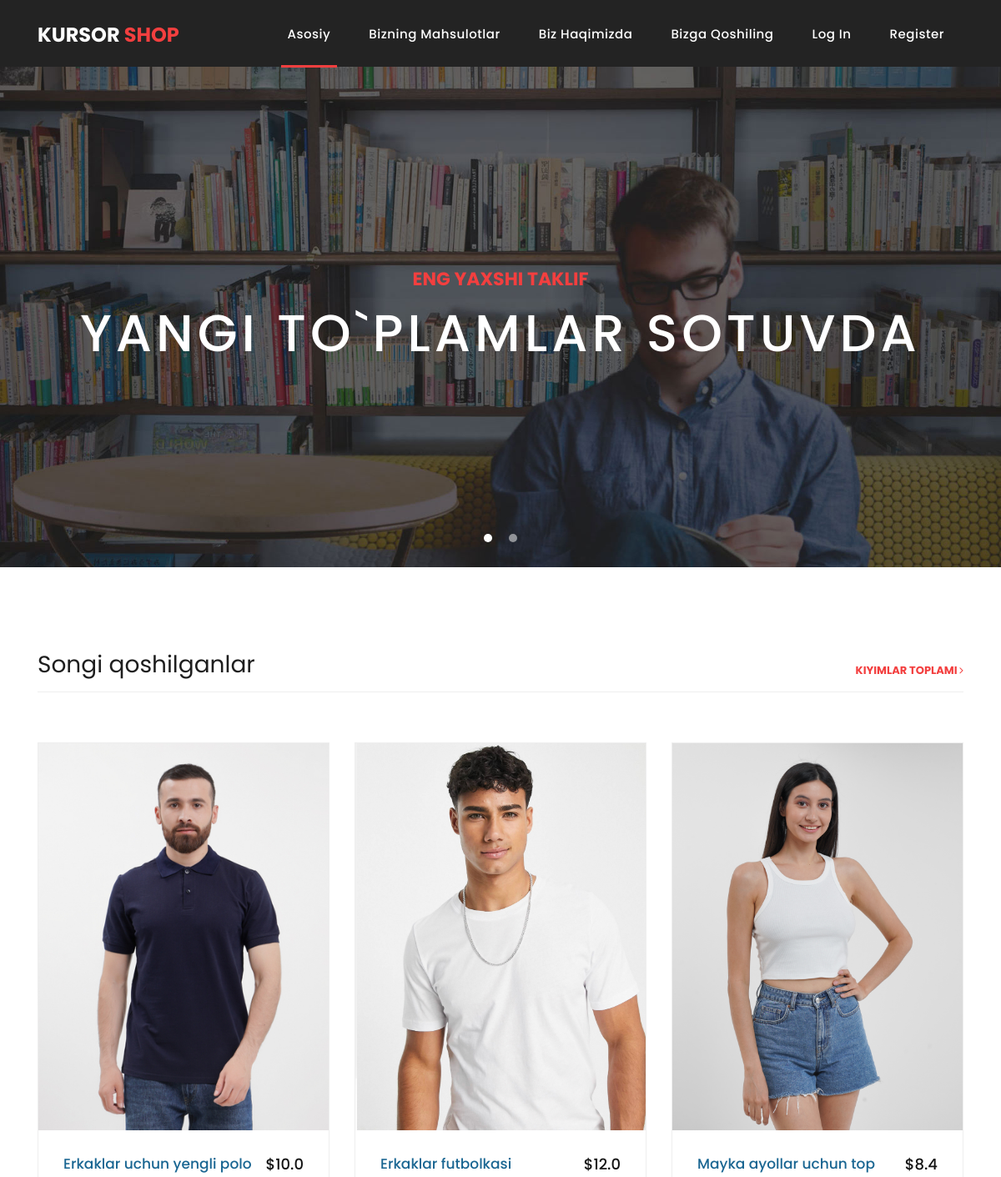
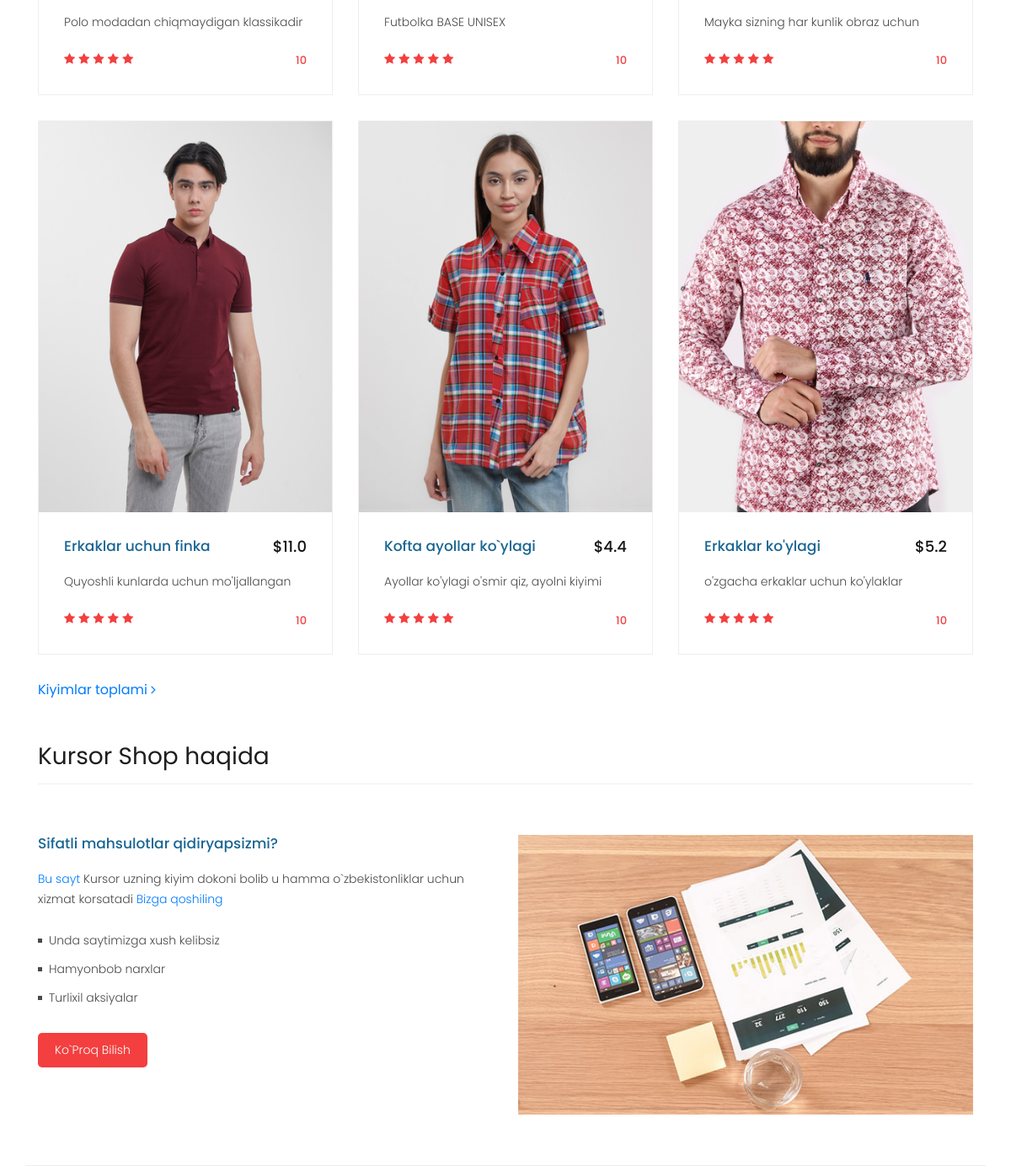
The page / on the database its author committed (2 pictures, top to bottom).
### app/models.py (models this page shows)
class Product(models.Model):
    class ChoiceSize(models.TextChoices):
            XS = 'xs'
            X = 'x'
            M = 'm'
            L = 'l'
            XL = 'xl'
    class ChoiceColor(models.TextChoices):
            BLACK = 'Black'
            WHITE = 'White'
            RED = 'Red'
            BLUE = 'Blue'
            GREEN = 'Green'
    image = models.ImageField(upload_to='static/')
    title = models.CharField(max_length=155)
    review = models.IntegerField(default=1, null=True, blank=True)
    price = models.FloatField()
    text = models.TextField()
    choice = models.CharField(max_length=55, choices=ChoiceSize.choices, default=ChoiceSize.XL)
    color = models.CharField(max_length=25, choices=ChoiceColor.choices, default=ChoiceColor.WHITE)
    quantity = models.IntegerField(default=1)
    category = models.ForeignKey('app.Category', on_delete=models.CASCADE)

### app/views.py (the view)
# urls.py: path('', IndexVIew.as_view(), name='index'),
class IndexVIew(ListView):
    model = Product
    template_name = 'index.html'
    paginate_by = 6
    queryset = Product.objects.all()

### templates/index.html (shortened to what this page needs)
{% load static %}
<!DOCTYPE html>
<html lang="en">
  <head>
    <link href="{% static 'vendor/bootstrap/css/bootstrap.min.css' %}" rel="stylesheet">
    <link rel="stylesheet" href="{% static 'assets/css/fontawesome.css' %}">
    <link rel="stylesheet" href="{% static 'assets/css/templatemo-sixteen.css' %}">
    <link rel="stylesheet" href="{% static 'assets/css/owl.css' %}">
  </head>
  <body>
    <header class="">
      <nav class="navbar navbar-expand-lg">
        <div class="container">
          <a class="navbar-brand" href="{% url 'index'%}"><h2>Kursor <em>Shop</em></h2></a>
          <div class="collapse navbar-collapse" id="navbarResponsive">
            <ul class="navbar-nav ml-auto">
              <li class="nav-item active">
                <a class="nav-link" href="{% url 'index'%}">Asosiy
                </a>
              </li>
              <li class="nav-item">
                <a class="nav-link" href="{% url 'products'%}">Bizning Mahsulotlar</a>
              </li>
              <li class="nav-item">
                <a class="nav-link" href="{% url 'about'%}">Biz haqimizda</a>
              </li>
              <li class="nav-item">
                <a class="nav-link" href="{% url 'contact'%}">Bizga qoshiling</a>
              {% if user.is_authenticated %}
          <li class="nav-item">
                        <a class="nav-link" href="{% url 'logout' %}">Log out</a>
          </li>
                    {% else %}
                    <li class="nav-item">
                        <a class="nav-link" href="{% url 'login' %}">Log In</a>
                    <li class="nav-item">
                        <a class="nav-link" href="{% url 'register' %}">Register</a>
          </li>
                    {% endif %}
              </li>
            </ul>
          </div>
        </div>
      </nav>
    </header>
    <div class="banner header-text">
      <div class="owl-banner owl-carousel">
        <div class="banner-item-01">
          <div class="text-content">
            <h4>Eng yaxshi taklif</h4>
            <h2>Yangi to`plamlar sotuvda</h2>
          </div>
        </div>
      </div>
    </div>
    <div class="latest-products">
      <div class="container">
        <div class="row">
          <div class="col-md-12">
            <div class="section-heading">
              <h2>Songi qoshilganlar</h2>
              <a href="{% url 'products'%}">Kiyimlar toplami <i class="fa fa-angle-right"></i></a>
            </div>
          </div>
            {% block content %}
            {% for product in object_list %}
          <div class="col-md-4">
            <div class="product-item">
              <a href="#"><img src="{{ product.image.url }}" alt=""></a>
              <div class="down-content">
                <a href="#"><h4>{{ product.title }}</h4></a>
                <h6>${{ product.price }}</h6>
                <p>{{ product.text }}</p>
                <ul class="stars">
                  <li><i class="fa fa-star"></i></li>
                  <li><i class="fa fa-star"></i></li>
                  <li><i class="fa fa-star"></i></li>
                  <li><i class="fa fa-star"></i></li>
                  <li><i class="fa fa-star"></i></li>
                </ul>
                <span>{{ product.review }}</span>
              </div>
            </div>
          </div>
            {% endfor %}
            {% endblock content %}
        </div>
      <a href="{% url 'products'%}">Kiyimlar toplami <i class="fa fa-angle-right"></i></a>
      </div>
    </div>
    <div class="best-features">
      <div class="container">
        <div class="row">
          <div class="col-md-12">
            <div class="section-heading">
              <h2>Kursor Shop haqida</h2>
            </div>
          </div>
          <div class="col-md-6">
            <div class="left-content">
              <h4>Sifatli mahsulotlar qidiryapsizmi?</h4>
              <p><a rel="nofollow" href="https://templatemo.com/tm-546-sixteen-clothing" target="_parent">Bu sayt</a> Kursor uzning kiyim dokoni bolib u hamma o`zbekistonliklar uchun xizmat korsatadi <a rel="nofollow" href="{% url 'contact'%}">Bizga qoshiling</a> </p>
              <ul class="featured-list">
                <li><a href="#">Unda saytimizga xush kelibsiz</a></li>
                <li><a href="#">Hamyonbob narxlar</a></li>
                <li><a href="#">Turlixil aksiyalar</a></li>
              </ul>
              <a href="{% url 'about'%}" class="filled-button">Ko`proq bilish</a>
            </div>
          </div>
          <div class="col-md-6">
            <div class="right-image">
              <img src="{% static 'assets/images/feature-image.jpg' %}" alt="">
            </div>
          </div>
        </div>
      </div>
    </div>
  </body>
</html>

### app/static/assets/css/templatemo-sixteen.css (style rules this page uses)
body { font-family: 'Poppins', sans-serif; overflow-x: hidden; text-rendering: optimizeLegibility; -webkit-font-smoothing: antialiased; -moz-osx-font-smoothing: grayscale; }
p { margin-bottom: 0px; font-size: 14px; font-weight: 300; color: #4a4a4a; line-height: 24px; }
a { text-decoration: none!important; }
ul { padding: 0; margin: 0; list-style: none; }
h1,h2,h3,h4,h5,h6 { margin: 0px; }
a.filled-button { background-color: #f33f3f; color: #fff; font-size: 14px; text-transform: capitalize; font-weight: 300; padding: 10px 20px; border-radius: 5px; display: inline-block; transition: all 0.3s; }
.section-heading { text-align: left; margin-bottom: 60px; border-bottom: 1px solid #eee; }
.section-heading h2 { font-size: 28px; font-weight: 400; color: #1e1e1e; margin-bottom: 15px; }
header { position: absolute; z-index: 99999; width: 100%; height: 80px; background-color: #232323; -webkit-transition: all 0.3s ease-in-out 0s; -moz-transition: all 0.3s ease-in-out 0s; -o-transition: all 0.3s ease-in-out 0s; transition: all 0.3s ease-in-out 0s; }
header .navbar { padding: 17px 0px; }
.navbar .navbar-brand { float: left; margin-top: -12px; outline: none; }
.navbar .navbar-brand h2 { color: #fff; text-transform: uppercase; font-size: 24px; font-weight: 700; -webkit-transition: all .3s ease 0s; -moz-transition: all .3s ease 0s; -o-transition: all .3s ease 0s; transition: all .3s ease 0s; }
.navbar .navbar-brand h2 em { font-style: normal; color: #f33f3f; }
#navbarResponsive { z-index: 999; }
.navbar-collapse { text-align: center; }
.navbar .navbar-nav .nav-item { margin: 0px 15px; }
.navbar .navbar-nav a.nav-link { text-transform: capitalize; font-size: 15px; font-weight: 500; letter-spacing: 0.5px; color: #fff; transition: all 0.5s; margin-top: 5px; }
.navbar .navbar-nav .nav-link:hover, .navbar .navbar-nav .active>.nav-link, .navbar .navbar-nav .nav-link.active, .navbar .navbar-nav .nav-link.show, .navbar .navbar-nav .show>.nav-link { color: #fff; padding-bottom: 25px; border-bottom: 3px solid #f33f3f; }
.banner { position: relative; text-align: center; padding-top: 80px; }
.banner-item-01 { padding: 300px 0px; background-image: url(../images/slide_02.jpg); background-size: cover; background-repeat: no-repeat; background-position: center center; }
.banner .text-content { position: absolute; top: 50%; transform: translateY(-50%); text-align: center; width: 100%; }
.banner .text-content h4 { color: #f33f3f; font-size: 22px; text-transform: uppercase; font-weight: 700; margin-bottom: 15px; }
.banner .text-content h2 { color: #fff; font-size: 62px; text-transform: uppercase; letter-spacing: 5px; }
.latest-products { margin-top: 100px; }
.latest-products .section-heading a { float: right; margin-top: -35px; text-transform: uppercase; font-size: 13px; font-weight: 700; color: #f33f3f; }
.product-item { border: 1px solid #eee; margin-bottom: 30px; }
.product-item .down-content { padding: 30px; position: relative; }
.product-item img { width: 100%; overflow: hidden; }
.product-item .down-content h4 { font-size: 17px; color: #1a6692; margin-bottom: 20px; }
.product-item .down-content h6 { position: absolute; top: 30px; right: 30px; font-size: 18px; color: #121212; }
.product-item .down-content p { margin-bottom: 20px; }
.product-item .down-content ul li { display: inline-block; }
.product-item .down-content ul li i { color: #f33f3f; font-size: 14px; }
.product-item .down-content span { position: absolute; right: 30px; bottom: 30px; font-size: 13px; color: #f33f3f; font-weight: 500; }
.best-features { margin-top: 50px; }
.best-features .container .row { border-bottom: 1px solid #eee; padding-bottom: 60px; }
.best-features img { width: 100%; overflow: hidden; }
.best-features h4 { font-size: 17px; color: #1a6692; margin-bottom: 20px; }
.best-features ul.featured-list li { display: block; margin-bottom: 10px; }
.best-features p { margin-bottom: 25px; }
.best-features ul.featured-list li a { font-size: 14px; color: #4a4a4a; font-weight: 300; transition: all .3s; position: relative; padding-left: 13px; }
.best-features ul.featured-list li a:before { content: ''; width: 5px; height: 5px; display: inline-block; background-color: #4a4a4a; position: absolute; left: 0; transition: all .3s; top: 8px; }
.best-features .filled-button { margin-top: 20px; }

### rows shown on the page
Product: image (picture), title "Erkaklar uchun yengli polo", price "10.0", text "Polo modadan chiqmaydigan klassikadir", review "10"
Product: image (picture), title "Erkaklar futbolkasi", price "12.0", text "Futbolka BASE UNISEX", review "10"
Product: image (picture), title "Mayka ayollar uchun top", price "8.4", text "Mayka sizning har kunlik obraz uchun", review "10"
Product: image (picture), title "Erkaklar uchun finka", price "11.0", text "Quyoshli kunlarda uchun mo'ljallangan", review "10"
Product: image (picture), title "Kofta ayollar ko`ylagi", price "4.4", text "Ayollar ko'ylagi o'smir qiz, ayolni kiyimi", review "10"
Product: image (picture), title "Erkaklar ko'ylagi", price "5.2", text "o'zgacha erkaklar uchun ko'ylaklar", review "10"
